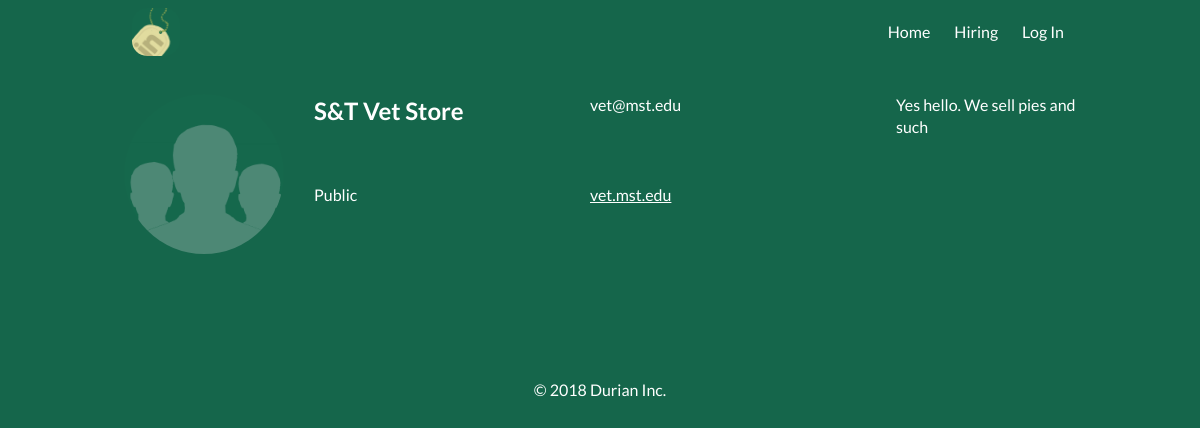
/organization/2/, run on an earlier commit of the app's database.
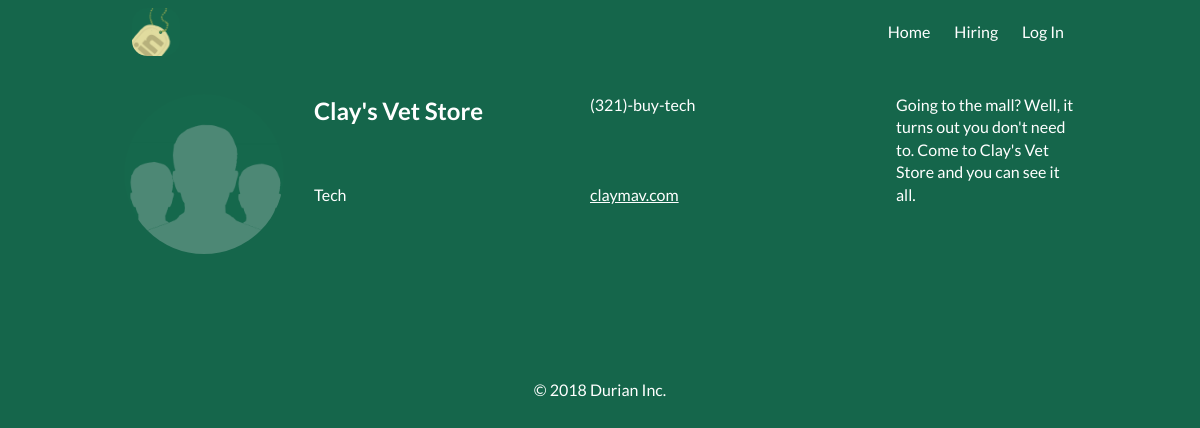
And on a later commit of the database.
### tables this page shows
CREATE TABLE organization (
	id int not null,
	name varchar ( 80 ) not null,
	location varchar ( 80 ) not null,
	image varchar ( 80 ) default "orgdefault.png",
	url varchar ( 80 ) not null,
	industry varchar ( 80 ) not null,
	profit int check (profit <=1 and profit >=0),
	bio	varchar ( 240 ),
	contact	varchar ( 240 ) not null,
	PRIMARY KEY(id)
);

### app/views.py (the view, shortened to what this page needs)
@app.route('/organization/<id>/', methods=['GET'])
@uses_template('organization.html')
def orgpro(id):
    org = get_organization(int(id))
    org_posts = get_posts(int(id))
    org_stuff = []
    if org is None:
        abort(404)
    organization = {
        'id': org[0],
        'name': org[1],
        'location': org[2],
        'image': org[3],
        'bio': org[7],
        'url': org[4],
        'contact': org[8],
        'type': org[5]
    }
    return {
        'organization': organization,
        'posts': org_stuff
    }

### app/utils.py (called while the page is built)
def get_organization(orgid=None):
    organization = None
    if orgid is None:
        command = "SELECT * FROM organization"
    else:
        command = "SELECT * FROM organization WHERE id = {} ".format(orgid)
    with sql.connect(DATABASE) as con:
        cur = con.cursor()
        cur.execute(command)
        if orgid:
            organization = cur.fetchone()
        else:
            organization = cur.fetchall()
        cur.close()
    if organization is not None and len(organization) > 10:
        return organization[0:10]
    else:
        return organization

def get_posts(orgid=None):
    posts = None
    if orgid is None:
        command = "SELECT P.postdate, P.image, P.posttext, O.name, O.image FROM post as P, organization as O WHERE P.posterid = O.id"
    else:
        command = "SELECT P.postdate, P.image, P.posttext, O.name, O.image FROM post AS P, organization AS O WHERE P.posterid = O.id AND O.id = {}".format(orgid)
    with sql.connect(DATABASE) as con:
        cur = con.cursor()
        cur.execute(command)
        posts = cur.fetchall()
        cur.close()
    return posts[0:10]

### app/templates/organization.html (shortened to what this page needs)
{% extends "base.html" %}
{% block head %}
<link href="/static/css/organization.css" rel="stylesheet">
{% endblock %}
{% block body %}
<div class="organization___header">
  <img class="organization___image" src="/static/img/{{ organization.image }}">
  <div class="organization___name">
    <h2>{{ organization.name }}</h2>
    <p class="organization___contact">{{ organization.contact }}</p>
    <p class="organization___type">{{ organization.type }}</p>
    <a class="organization___url" href="http://{{ organization.url }}" style="color: white;">{{ organization.url }}</a>
  </div>
  <p class="organization___bio">{{ organization.bio }}</p>
</div>
{% include 'social.html' %}
{% endblock %}

### app/templates/base.html (shortened to what this page needs)
<!DOCTYPE html>
<html lang="en">
  <head>
    <link href="/static/css/main.css" rel="stylesheet">
    <link href="/static/css/defaults.css" rel="stylesheet">
    {% block head %}
    {% endblock %}
  </head>
  <body>
    <div class="content-wrapper">
      <div class="nav-bar">
        <a href="/">
          <img src="/static/img/veterIN_LOGO.png">
        </a>
        <nav>
          <ul>
            <li class="nav___link"><a href="/">Home</a></li>
            <li class="nav___link"><a href="/hiring/">Hiring</a></li>
            {% if 'username' not in session %}
            <li class="nav___link"><a href="/hub/">Log In</a></li>
            {% else %}
            <li class="nav___link"><a href="/signout/">Sign Out</a></li>
            {% endif %}
          </ul>
        </nav>
      </div>
      <main>
        {% block body %}
        {% endblock %}
      </main>
      <footer class="footer">
        © 2018 Durian Inc.
      </footer>
    </div>
    <div class="background-flourish">
    </div>
  </body>
</html>

### app/templates/social.html (shortened to what this page needs)
{% block head %}
<link href="/static/css/social.css" rel="stylesheet">
{% endblock %}

### app/static/css/main.css (style rules this page uses)
* { box-sizing: border-box; }
html { font-family: 'Lato', sans-serif; background: #15664B; }
html, body { min-height: 100%; margin: 0; }
html body { color: white; }
.background-flourish { position: absolute; width: 100%; height: 400px; background: #15664B; top: 0; z-index: 1; }
.content-wrapper { max-width: 1000px; margin: auto; padding: 0 24px; position: relative; overflow: hidden; z-index: 2; }
.nav-bar { display: flex; align-items: center; justify-content: space-between; height: 64px; color: white; }
.nav-bar a { height: 100%; padding: 8px; }
.nav-bar img { border-radius: 15px; height: 100%; }
nav ul { display: flex; list-style: none; margin: 0; padding: 0; }
.nav___link a { padding: 3px 12px; text-decoration: none; white-space: nowrap; color: white; transition: .1s color ease-in-out; }
main { min-height: 300px; padding: 30px 0 0 0; }
footer { text-align: center; padding: 15px 0; }

### app/static/css/defaults.css (style rules this page uses)
html { color: #222; font-size: 1em; line-height: 1.4; }
audio, canvas, iframe, img, svg, video { vertical-align: middle; }

### app/static/css/organization.css (style rules this page uses)
.organization___header { display: flex; flex-wrap: wrap; margin-bottom: 80px; }
.organization___header * { margin-top: 0; margin-bottom: 0; }
.organization___image { height: 160px; width: 160px; border-radius: 50%; margin-right: 30px; }
.organization___name { flex: 1; display: flex; flex-wrap: wrap; }
.organization___name * { width: 50%; height: 50%; }
.organization___bio { color: white; height: 180px; width: 180px; margin-left: 30px; }

What changed in the data, as far as the page shows it:
changed organization: name "S&T Vet Store" → "Clay's Vet Store"; contact "vet@mst.edu" → "(321)-buy-tech"; type "Public" → "Tech"; url "vet.mst.edu" → "claymav.com"; bio "Yes hello. We sell pies and such" → "Going to the mall? Well, it turns out you don't need to. Come to Clay's Vet Store and you can see it all."
